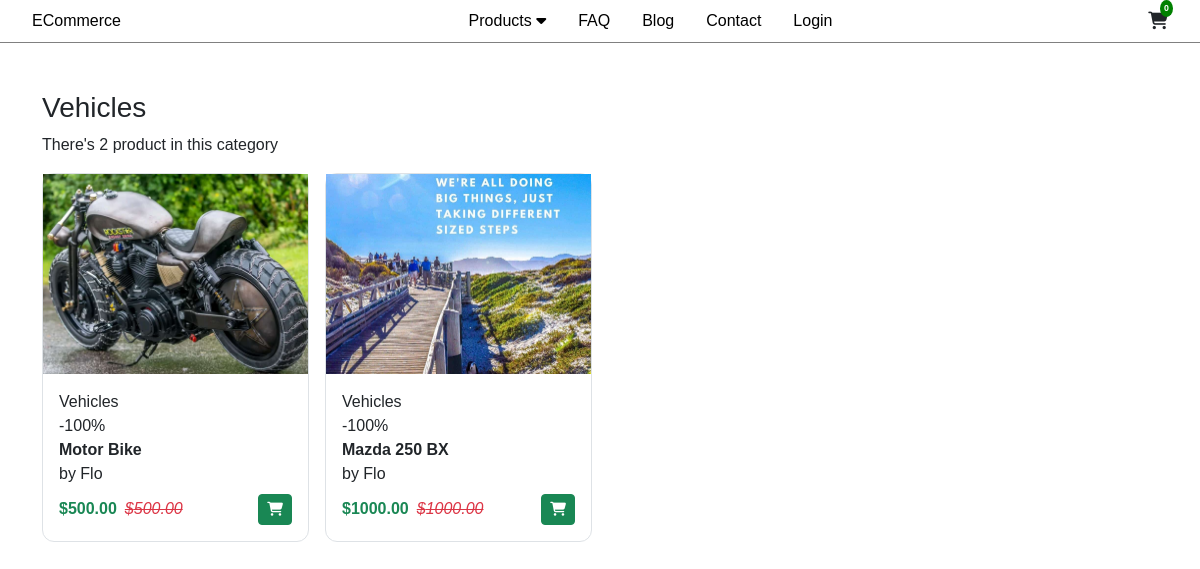
/category/cat243f525dfb, run on the app's committed database.
### core/models.py (models this page shows, shortened)
class Category(models.Model):
    cid = ShortUUIDField(unique=True, length=10, max_length=20, prefix="cat", alphabet="abcdefg12345")
    title = models.CharField(max_length=100, default="Food")
    image = models.ImageField(upload_to="category", default="category.jpg")
    class Meta:
        verbose_name_plural = "Categories"
    def __str__(self):
        return self.title

class Product(models.Model):
    pid = ShortUUIDField(unique=True, length=10, max_length=20, alphabet="abcdefg12345")
    user = models.ForeignKey(User, on_delete=models.SET_NULL, null=True)
    vendor = models.ForeignKey(Vendor, on_delete=models.SET_NULL, null=True, related_name="category")
    category = models.ForeignKey(Category, on_delete=models.SET_NULL, null=True)
    title = models.CharField(max_length=100, default="Fresh Pear")
    image = models.ImageField(upload_to=user_directory_path, default="product.jpg")
    description = RichTextUploadingField(null=True, blank=True, default="This is the product")
    price = models.DecimalField(max_digits=999999999999, decimal_places=2, default="1.99")
    old_price = models.DecimalField(max_digits=999999999999, decimal_places=2, default="2.99")
    specifications = models.TextField(null=True, blank=True)
    product_status = models.CharField(choices=STATUS, max_length=10, default="in_review")
    status = models.BooleanField(default=True)
    in_stock = models.BooleanField(default=True)
    featured = models.BooleanField(default=False)
    digital = models.BooleanField(default=False)
    sku = ShortUUIDField(unique=True, length=4, max_length=10, prefix="sku", alphabet="1234567890")
    date = models.DateTimeField(auto_now_add=True)
    updated = models.DateTimeField(null=True, blank=True)
    class Meta:
        verbose_name_plural = "Products"
    def get_percentage(self):
        new_price = (self.price / self.old_price) * 100
        return new_price

class Vendor(models.Model):
    vid = ShortUUIDField(unique=True, length=10, max_length=20, prefix="ven", alphabet="abcdefg12345")
    title = models.CharField(max_length=100, default="Nestify")
    image = models.ImageField(upload_to=user_directory_path, default="vendor.jpg")
    description = RichTextUploadingField(null=True, blank=True, default="Amazing vendor")
    address = models.CharField(max_length=100, default="123 Main Street.")
    contact = models.CharField(max_length=100, default="+254 754 255")
    chat_resp_time = models.CharField(max_length=100, default="100")
    shipping_on_time = models.CharField(max_length=100, default="100")
    authentic_rating = models.CharField(max_length=100, default="100")
    days_return = models.CharField(max_length=100, default="100")
    warranty_period = models.CharField(max_length=100, default="100")
    user = models.ForeignKey(User, on_delete=models.SET_NULL, null=True)
    class Meta:
        verbose_name_plural = "Vendors"

### core/views.py (the view)
# urls.py: path('category/<cid>', views.category_product_list_view, name="category_product_list"),
def category_product_list_view(request, cid):
    category = Category.objects.get(cid=cid)
    products = Product.objects.filter(product_status="published", category=category)
    context = {
        "category" : category,
        "products" : products,
    }
    return render(request, "core/category_product_list.html", context)

### core/context_processor.py (called while the page is built)
def default(request):
    categories = Category.objects.all()
    try:
        address = Address.objects.get(user=request.user)
    except:
        address = None
    return {
        "categories" : categories,
        "address" : address,
    }

### templates/core/category_product_list.html (shortened to what this page needs)
{% extends 'partials/base.html' %}
{% block body_content %}
<section class="Products">
  {% include 'partials/navbar.html' %}
  <main>
    <section class="Products container pt-5">
        <h3>{{ category.title }}</h3>
        <p>There's {{ products.count }} product{{product.count|pluralize}} in this category</p>
        {% include "partials/products.html" %}
    </section>
  </main>
</section>
{% endblock body_content %}

### templates/partials/products.html (shortened to what this page needs)
<div class="products_wrapper">
    {% for product in products %}
    <div class="product border">
        <div class="image text-center">
            <a href="{% url 'core:product_detail' product.pid %}">
                <img src="{{ product.image.url }}" height="200" />
            </a>
        </div>
        <div class="text p-3">
            <p class="m-0">{{ product.category }}</p>
            <p class="m-0">-{{ product.get_percentage|floatformat:0 }}%</p>
            <p class="m-0"><b><a class="text-dark" href="{% url 'core:product_detail' product.pid %}">{{ product.title }}</a></b></p>
            <p class="m-0">by {{ product.vendor.title }}</p>
            <div class="footer d-flex justify-content-between align-items-center mt-2">
                <div class="d-flex">
                    <span class="text-success me-2"><b>${{ product.price }}</b></span>
                    <span class="text-danger"><i><s>${{ product.old_price }}</s></i></span>
                </div>
                <div class="">
                    <span class="btn btn-sm btn-success"><i class="fa-solid fa-cart-shopping"></i></span>
                </div>
            </div>
        </div>
    </div>
    {% endfor %}
</div>

### static/css/styles.css (style rules this page uses)
* { margin: 0; padding: 0; box-sizing: border-box; font-family: helvetica, sans-serif, arial; }
a { text-decoration: none; }
.Products .products_wrapper, .Products .categories_wrapper { display: grid; grid-template-columns: repeat(4, 1fr); gap: 1em; }
.Products .products_wrapper .product, .Products .products_wrapper .category, .Products .categories_wrapper .product, .Products .categories_wrapper .category { border-radius: 12px; }
.Products .products_wrapper .product .image img, .Products .products_wrapper .category .image img, .Products .categories_wrapper .product .image img, .Products .categories_wrapper .category .image img { width: 100%; -o-object-fit: cover; object-fit: cover; }

### data on the page
Category: title "Vehicles"
Product: image (picture), category "Vehicles", get_percentage "100", title "Motor Bike", vendor "Flo", price "500.00", old_price "500.00"
Product: image (picture), category "Vehicles", get_percentage "100", title "Mazda 250 BX", vendor "Flo", price "1000.00", old_price "1000.00"

### other printed values
{{ products.count }} "2"
